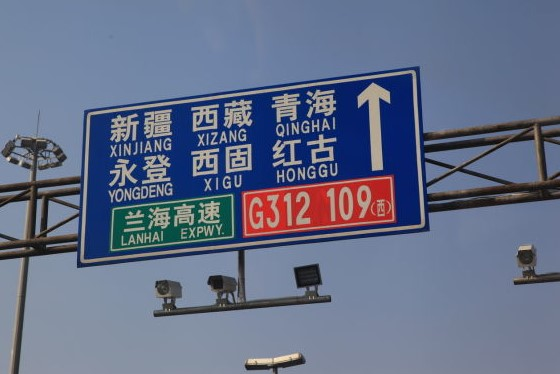
#> input picture Image Processing/lanzhou_road_sign.jpg, 560 x 374 px
$ jupyter execute '11-Feature descriptors.ipynb'
#> lines starting #> are read from the running program, lines starting #| are printed output that depends on the picture
## Feature descriptors

SIFT (Scale-Invariant Feature Transform) and SURF (Speeded-Up Robust Features) are good in what they do, but what if you have to pay a few dollars every year to use them in your applications? Yeah, they are patented!!! To solve that problem, OpenCV devs came up with a new "FREE" alternative to SIFT & SURF, and that is ORB (Oriented FAST and Rotated BRIEF).

[cell 1]
from matplotlib import pyplot as plt
import numpy as np
import cv2

img_source = cv2.imread('./lanzhou_road_sign.jpg')
#> img_source is the input picture: shape (374, 560, 3); mean B, G, R 136.1, 110.5, 100.2
img_source_RGB = cv2.cvtColor(img_source,cv2.COLOR_BGR2RGB)
img_gray = cv2.cvtColor(img_source,cv2.COLOR_BGR2GRAY)
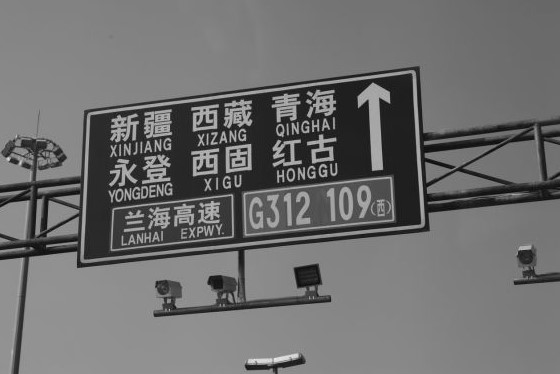
#> img_gray: shape (374, 560); min 5, max 234, mean 110.3

# Initiate ORB detector
orb = cv2.ORB_create()

# find the keypoints with ORB
kp = orb.detect(img_gray,None)
#> kp = 500 keypoints; strongest (x, y, size): (241, 137, 31), (242, 132, 31), (308, 123, 31), (305, 129, 31)

# compute the descriptors with ORB
kp, des = orb.compute(img_gray, kp)

# draw only keypoints location,not size and orientation
img_orb = cv2.drawKeypoints(img_source_RGB, kp, None, color=(0,255,0), flags=0)
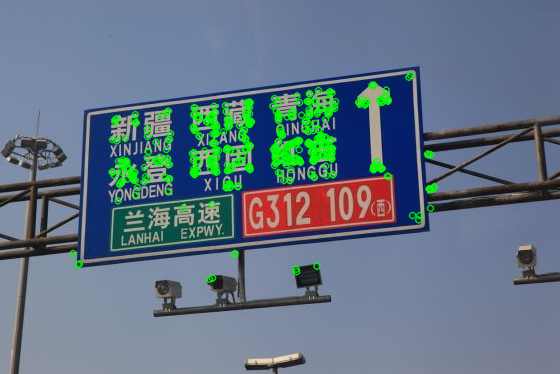
#> img_orb: shape (374, 560, 3); mean R, G, B 97.3, 115.7, 132

#-----------------------------Display images----------------------------------#
fig, ax = plt.subplots(ncols=2, sharex=True, sharey=True,
                       figsize=(20, 20))

ax[0].imshow(img_orb)
ax[0].set_title('Feature discription')

ax[1].imshow(img_source_RGB)
ax[1].set_title('Original color image')

for a in ax:
    a.axis('off')

plt.tight_layout()
plt.show()
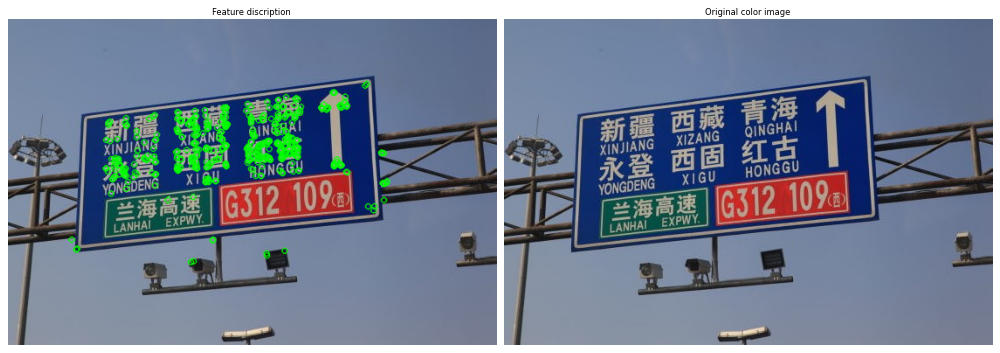
#> figure drawn by matplotlib, 2 panels
